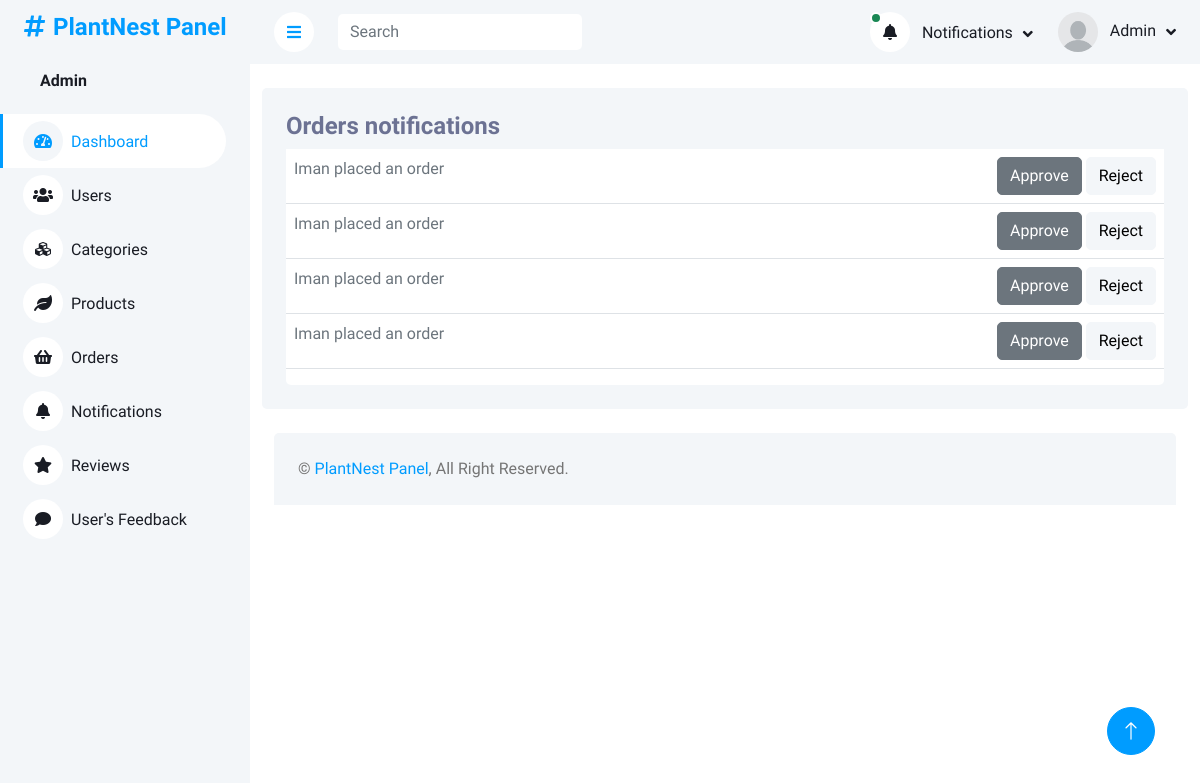
Page /adminPanel/notifications.php (signed in) on the earlier database version.
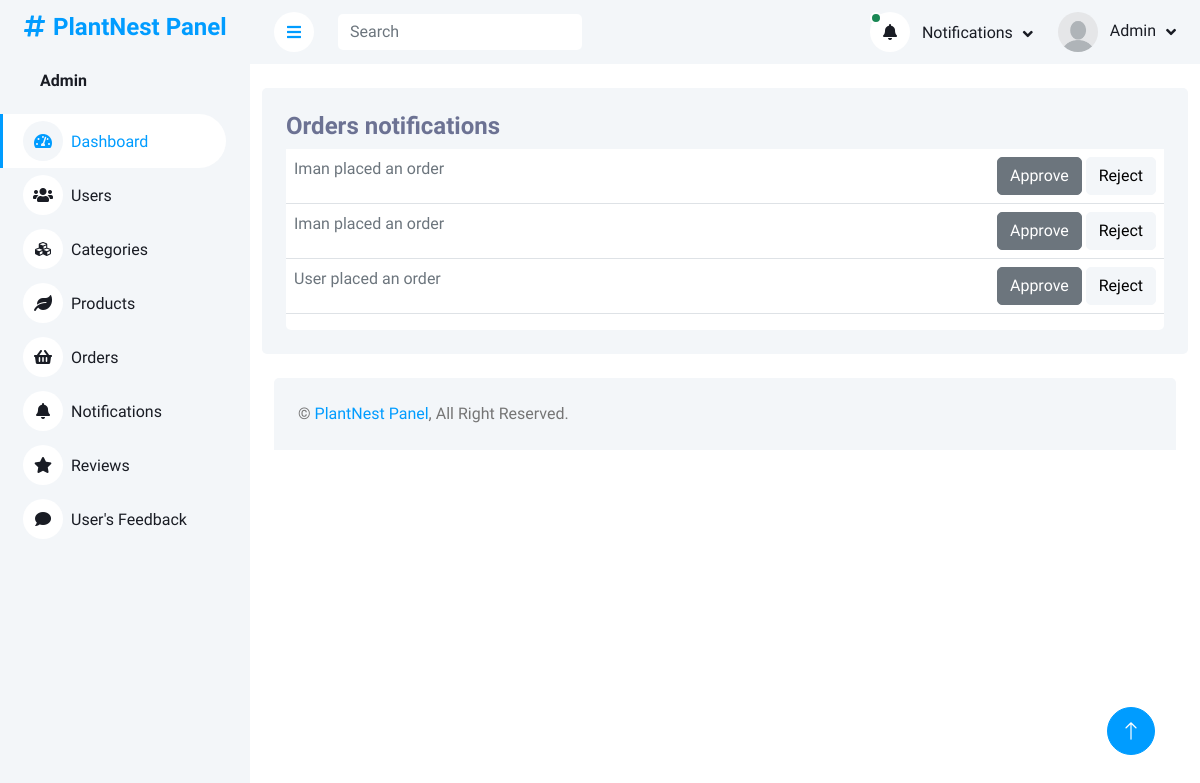
Same page on the later database version.
### tables this page shows
CREATE TABLE `final_order` (
  `order_id` int(11) NOT NULL,
  `user_id` int(11) NOT NULL,
  `fullName` varchar(225) DEFAULT NULL,
  `phone` int(11) DEFAULT NULL,
  `city` varchar(225) DEFAULT NULL,
  `userState` varchar(225) DEFAULT NULL,
  `zipCode` int(8) DEFAULT NULL,
  `qty` int(11) NOT NULL,
  `total_price` int(11) NOT NULL,
  `date_of_order` timestamp NOT NULL DEFAULT current_timestamp() ON UPDATE current_timestamp(),
  `orderStatus` enum('pending','approved','rejected') NOT NULL DEFAULT 'pending',
  `billing_address` text NOT NULL,
  `shipping_address` text NOT NULL,
  `payment_method` enum('COD','Card') NOT NULL,
  `card_number` varchar(222) NOT NULL,
  `expiry_date` date DEFAULT NULL,
  `cvv` varchar(32) NOT NULL
);

CREATE TABLE `users` (
  `userID` int(11) NOT NULL,
  `firstName` varchar(225) DEFAULT NULL,
  `lastName` varchar(225) DEFAULT NULL,
  `userEmail` varchar(225) NOT NULL,
  `userPassword` varchar(225) DEFAULT NULL
);

### adminPanel/notifications.php (the view, shortened to what the changed rows need)
<?php
include('header_admin.php')
?>
<div class="container pt-4">
    <div class="bg-light rounded p-4">
        <div class="row">
            <div class="col-12">
                <div class="bg-white rounded h-100 ">
                    <div class="table-responsive bg- ">
                        <table class="table">
                            <tbody>
                                <?php
                        $query = $pdo->query("SELECT * from final_order INNER JOIN users on final_order.user_id = users.userID  where orderStatus = 'pending'");
                        $result = $query->fetchAll(PDO::FETCH_ASSOC);
                        foreach($result as $row){
                        ?>
                                <tr class="tr-row">
                                    <td class="d-flex justify-content-around">
                                        <span class="flex-grow-1">
                                            <a href="orders.php" class="link-secondary">
                                                <?php echo ucfirst($row['firstName'])?>
                                                placed an order
                                            </a>
                                        </span>
                                        <form method="post">
                                            <button class="approve-btn btn btn-secondary"
                                                name='order-approve-btn'
                                                onclick="approveRow(this)">Approve</button>
                                            <button class="reject-btn btn btn-light"
                                                name='order-reject-btn'
                                                onclick="rejectRow(this)">Reject</button>
                                        </form>
                                    </td>
                                </tr>
                                <?php
                        }if(empty($result)){
                            ?>
                                <tr>
                                    <td class="d-flex justify-content-center p-5">
                                            <p>
                                                No Orders
                                            </p>
                                    </td>
                                </tr>
                                <?php
                        }
                                       ?>
                            </tbody>
                        </table>
                    </div>
                </div>
            </div>
        </div>
    </div>
</div>
<?php
include('footer.php')
?>

### adminPanel/header_admin.php (shortened to what the changed rows need)
<?php
include("php/query.php");
?>
<!DOCTYPE html>
<html lang="en">
<head>
    <link href="https://cdnjs.cloudflare.com/ajax/libs/font-awesome/5.10.0/css/all.min.css" rel="stylesheet">
    <link href="https://cdn.jsdelivr.net/npm/bootstrap-icons@1.4.1/font/bootstrap-icons.css" rel="stylesheet">
    <link href="lib/owlcarousel/assets/owl.carousel.min.css" rel="stylesheet">
    <link href="lib/tempusdominus/css/tempusdominus-bootstrap-4.min.css" rel="stylesheet" />
    <link href="css/bootstrap.min.css" rel="stylesheet">
    <link href="css/style.css" rel="stylesheet">
</head>
<body>
    <div class="container-xxl position-relative bg-white d-flex p-0">
        <div class="sidebar pe-4 pb-3">
            <nav class="navbar bg-light navbar-light">
                <div class="d-flex align-items-center ms-4 mb-4">
                    <div class="ms-3">
                    <?php
                                 if(isset($_SESSION['Admin'])){
                                    $admin = $_SESSION['Admin'];
                                 foreach($admin as $value){
                                    $U_ID =   $value['adminID'];
                                  $query = $pdo->prepare("SELECT * FROM admins WHERE adminID = :iD ");
                                  $query->bindParam(':iD',  $U_ID);
                                  $query->execute();
                                  $result = $query->fetch(PDO::FETCH_ASSOC);
                        ?>
                         <h6 class="mb-0">
                             <span><?php echo ucfirst($result['adminName'])?></span>
                            </h6>
</span>    <?php
                      };
                    }
                        ?>
                    </div>
                </div>
            </nav>
        </div>
        <div class="content">
            <nav class="navbar navbar-expand bg-light navbar-light sticky-top px-4 py-0">
                <div class="navbar-nav align-items-center ms-auto">
                        <?php
                            $query = $pdo->query("SELECT * from final_order  INNER JOIN  users on
                            final_order.user_id = users.userID    where orderStatus	 = 'pending'  LIMIT 2");
                        $result = $query->fetchAll(PDO::FETCH_ASSOC);
                            ?>
                    <div class="nav-item dropdown">
                        <a href="#" class="nav-link dropdown-toggle" data-bs-toggle="dropdown">
                        <?php
                                 if(isset($_SESSION['Admin'])){
                                    $admin = $_SESSION['Admin'];
                                 foreach($admin as $value){
                                    $U_ID =   $value['adminID'];
                                  $query = $pdo->prepare("SELECT * FROM admins WHERE adminID = :iD ");
                                  $query->bindParam(':iD',  $U_ID);
                                  $query->execute();
                                  $result = $query->fetch(PDO::FETCH_ASSOC);
                              if($result['adminImage']){
                        ?>
                        <img class="rounded-circle me-lg-2" src="img/<?php echo $result['adminImage'] ?>" alt="" style="width: 40px; height: 40px;">
                            <?php
                              }else if(empty($result['adminImage'])){
                                ?>
                        <img class="rounded-circle me-lg-2" src="img/user.jpg" alt="" style="width: 40px; height: 40px;">
                                <?php
                              }
                            ?>
                                <span class="d-none d-lg-inline-flex">
                                    <?php echo ucfirst($result['adminName']) ?>
                                </span>
                                <?php
                            }
                        }
                            ?>
                        </a>
                    </div>
                </div>
            </nav>

Differences in the rows shown:
removed final_order: user.firstName "Iman"
changed final_order: user.firstName "Iman" → "User"
